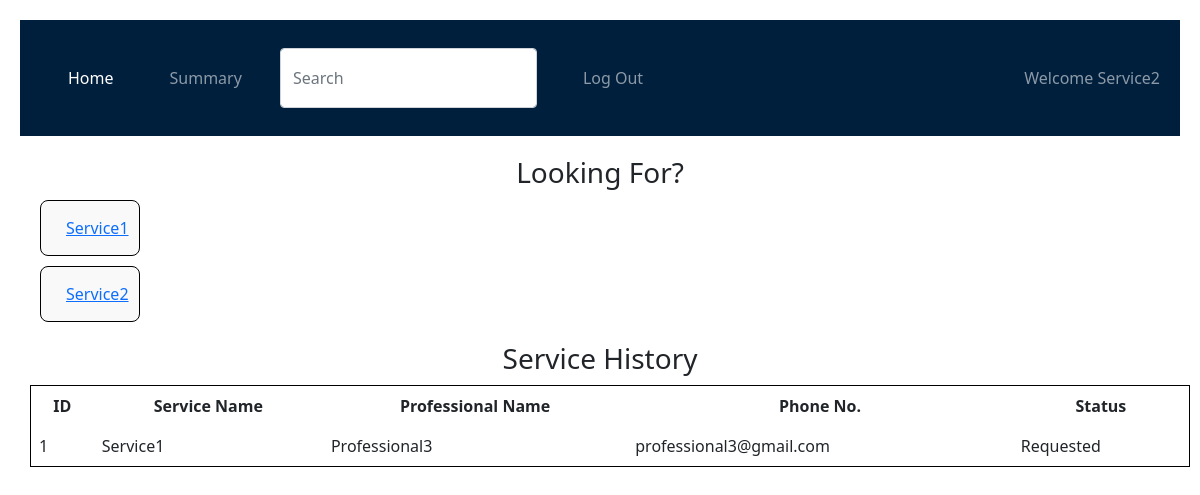
The page /cust_dashboard/Service2 on the database its author committed.
### backend/models.py (models this page shows)
class Service(db.Model):
	__tablename__="service"
	id=db.Column(db.Integer,primary_key=True)
	name=db.Column(db.String,nullable=False)
	price=db.Column(db.Float,nullable=False,default=0.0)
	time_required=db.Column(db.Integer,default=0)
	description=db.Column(db.String,nullable=False)
	service_req=db.relationship("Service_Request",cascade="all,delete",backref="service",lazy=True)
	service_prof=db.relationship("Professional",cascade="all,delete",backref="services",lazy=True)

class Service_Request(db.Model):
	__tablename__="service_request"
	id=db.Column(db.Integer,primary_key=True)
	service_name=db.Column(db.String,nullable=False)
	service_id=db.Column(db.Integer,db.ForeignKey("service.id"),nullable=False)
	customer_id=db.Column(db.Integer,db.ForeignKey("user.id"),nullable=False)
	professional_id=db.Column(db.Integer,db.ForeignKey("professional.id"),nullable=False)
	dor=db.Column(db.DateTime,nullable=False)
	doc=db.Column(db.DateTime)
	status=db.Column(db.String,default="Requested")
	additional_request=db.Column(db.String)
	feedback=db.Column(db.String)

class Professional(db.Model):
	__tablename__="professional"
	id=db.Column(db.Integer,primary_key=True)
	email=db.Column(db.String,unique=True,nullable=False)
	password=db.Column(db.String,nullable=False)
	role=db.Column(db.Integer,nullable=False, default=2)
	name=db.Column(db.String,nullable=False)
	service=db.Column(db.String,nullable=False)
	service_id=db.Column(db.Integer,db.ForeignKey("service.id"),nullable=False)
	experience=db.Column(db.Integer,nullable=False)
	address=db.Column(db.String,nullable=False)
	pin_code=db.Column(db.Integer,nullable=False)
	rating=db.Column(db.Float,default=0.0)
	resume_url=db.Column(db.String,nullable=False)
	is_approved=db.Column(db.String,default="No")
	service_req=db.relationship("Service_Request",cascade="all,delete",backref="professional",lazy=True)

### backend/controllers.py (the view)
@app.route("/cust_dashboard/<name>")
def cust_dashboard(name):
    services=get_services()
    service_requests=get_requests()
    return render_template("cust_dashboard.html",name=name,services=services,service_requests=service_requests)

### backend/controllers.py (called while the page is built)
def get_services():
    services=Service.query.all()
    return services

def get_requests():
    service_requests=Service_Request.query.all()
    return service_requests

### templates/cust_dashboard.html (shortened to what this page needs)
{% extends "cust_layout.html" %}
{% block content %}
    <div class="section">
        {% if services %}
        <h3>Looking For?</h3>
        <div class="service-options">
            {% for service in services %}
            <div><a href="/request_service/{{service.id}}/{{name}}">{{service.name}}</a></div>
            {% endfor %}
        </div>
        {% else %}
            <h3 class="center">No services available</h3>
        {% endif %}
    </div>
    <div class="section">
        <h3>Service History</h3>
        {% if service_requests %}
        <table>
            <thead>
                <tr>
                    <th>ID</th>
                    <th>Service Name</th>
                    <th>Professional Name</th>
                    <th>Phone No.</th>
                    <th>Status</th>
                </tr>
            </thead>
            <tbody>
                {% for service_request in service_requests %}
                <tr>
                    <td>{{service_request.id}}</td>
                    <td>{{service_request.service_name}}</td>
                    <td>{{service_request.professional.name}}</td>
                    <td>{{service_request.professional.email}}</td>
                    <td>{{service_request.status}}</td>
                </tr>
                {% endfor %}
            </tbody>
        </table>
        {% else %}
            <h3 class="center">No service history available</h3>
        {% endif %}
    </div>
    {% endblock content %}

### static/styles/main.css (style rules this page uses)
* { margin: 10px; }
body { font-family: Arial, sans-serif; margin: 20px; text-align: center; }
.section { margin-top: 20px; }
table { width: 100%; border-collapse: collapse; margin-top: 10px; }
table, th, td { border: 1px solid black; }
th, td { padding: 8px; text-align: left; }
.service-options div { padding: 15px; border: 1px solid black; border-radius: 8px; width: 100px; cursor: pointer; background-color: #f9f9f9; }

### rows shown on the page
Service: name "Service1"
Service: name "Service2"
Service_Request: id "1", service_name "Service1", professional.name "Professional3", professional.email "professional3@gmail.com", status "Requested"

### other values the page prints
{{ name }} "Service2"
